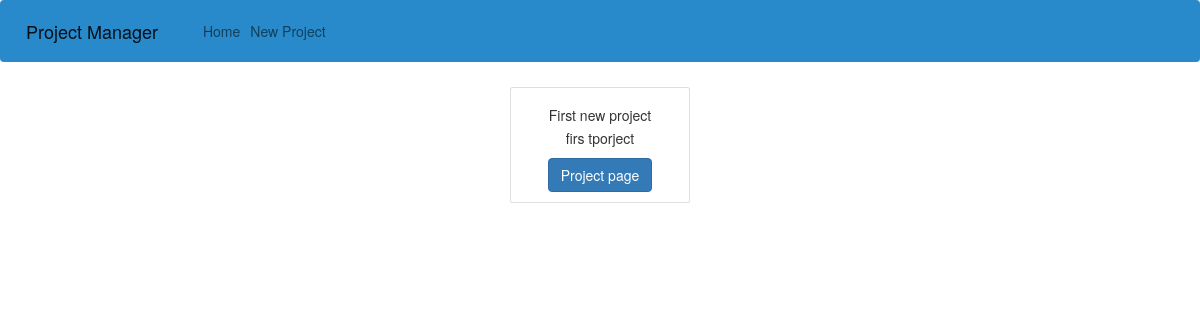
Before: / with the older database file.
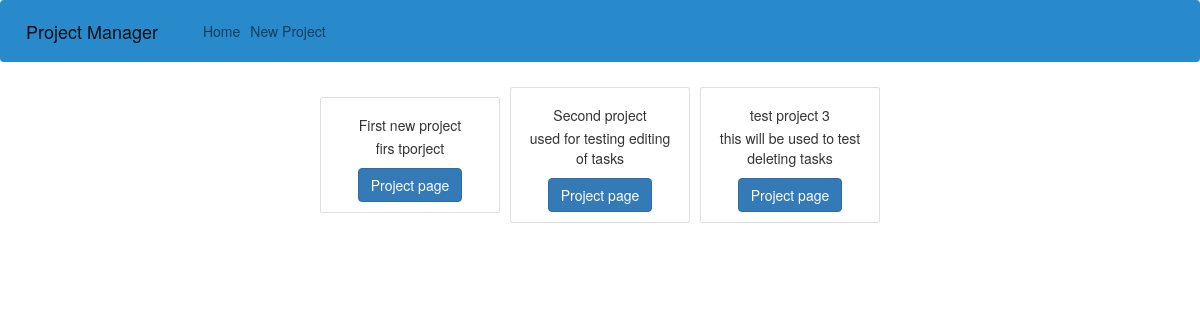
After: the same page with the newer database file.
### run.py (models this page shows, shortened)
class Project(db.Model):
    id = db.Column(db.Integer, primary_key=True)
    title = db.Column(db.String, unique=True, nullable=False)
    description = db.Column(db.String)
    manager = db.Column(db.String, nullable=False)
    tasks = db.relationship("Task", backref="task", lazy=True)

### run.py (the view, shortened to what this page needs)
@app.route("/", methods=["GET", "POST"] )
def homePage():
    projects_all = Project.query.all()
    return render_template("home.html", projects=projects_all)

### templates/home.html
{% extends "layout.html" %}
{% block content %}
<div class="container">
    <div class="d-flex align-items-center justify-content-center row">
        {% if projects %}
            {% for project in projects %}
                <div class="card m-2" style="width: 18rem;">
                    <div class="card-body">
                        <h5 class="card-title text-center">{{project.title}}</h5>
                        <p class="card-text text-center">{{project.description}}</p>
                        <div class="text-center">
                            <a href="{{url_for('projectPage', project_title=project.title)}}" class="btn btn-primary">Project page</a>
                        </div>
                    </div>
                </div>
            {%endfor%}
        {% else %}
            <p>No projects</p>
        {% endif %}
    </div>
</div>
{% endblock %}

### templates/layout.html (shortened to what this page needs)
<!DOCTYPE html>
<html lang="en">
<head>
    <link href="https://cdn.jsdelivr.net/npm/bootstrap@5.1.0/dist/css/bootstrap.min.css" rel="stylesheet">
    <link rel="stylesheet" href="https://maxcdn.bootstrapcdn.com/bootstrap/3.3.7/css/bootstrap.min.css">
    <link href="{{url_for('static', filename='style.css')}}" rel="stylesheet" type="text/css">
</head>
<body>
    <nav class="navbar navbar-expand navbar-light" style="background-color:#288aca; ">
        <a href="{{url_for('homePage')}}" class="navbar-brand" id="logo">Project Manager</a>
        <div class="collapse navbar-collapse" id="navmenu">
            <ul class="navbar-nav">
                <li class="nav-item">
                    <a class="nav-link" href="{{url_for('homePage')}}">Home</a>
                </li>
                <li class="nav-item">
                    <a class="nav-link" href="{{url_for('newProject')}}">New Project</a>
                </li>
            </ul>
        </div>
    </nav>
    {% block content %} {% endblock %}
</body>
</html>

### static/style.css (style rules this page uses)
#logo { margin-left: 10px; }

Changed rows visible on the page:
added Project: title "Second project", description "used for testing editing of tasks"
added Project: title "test project 3", description "this will be used to test deleting tasks"
